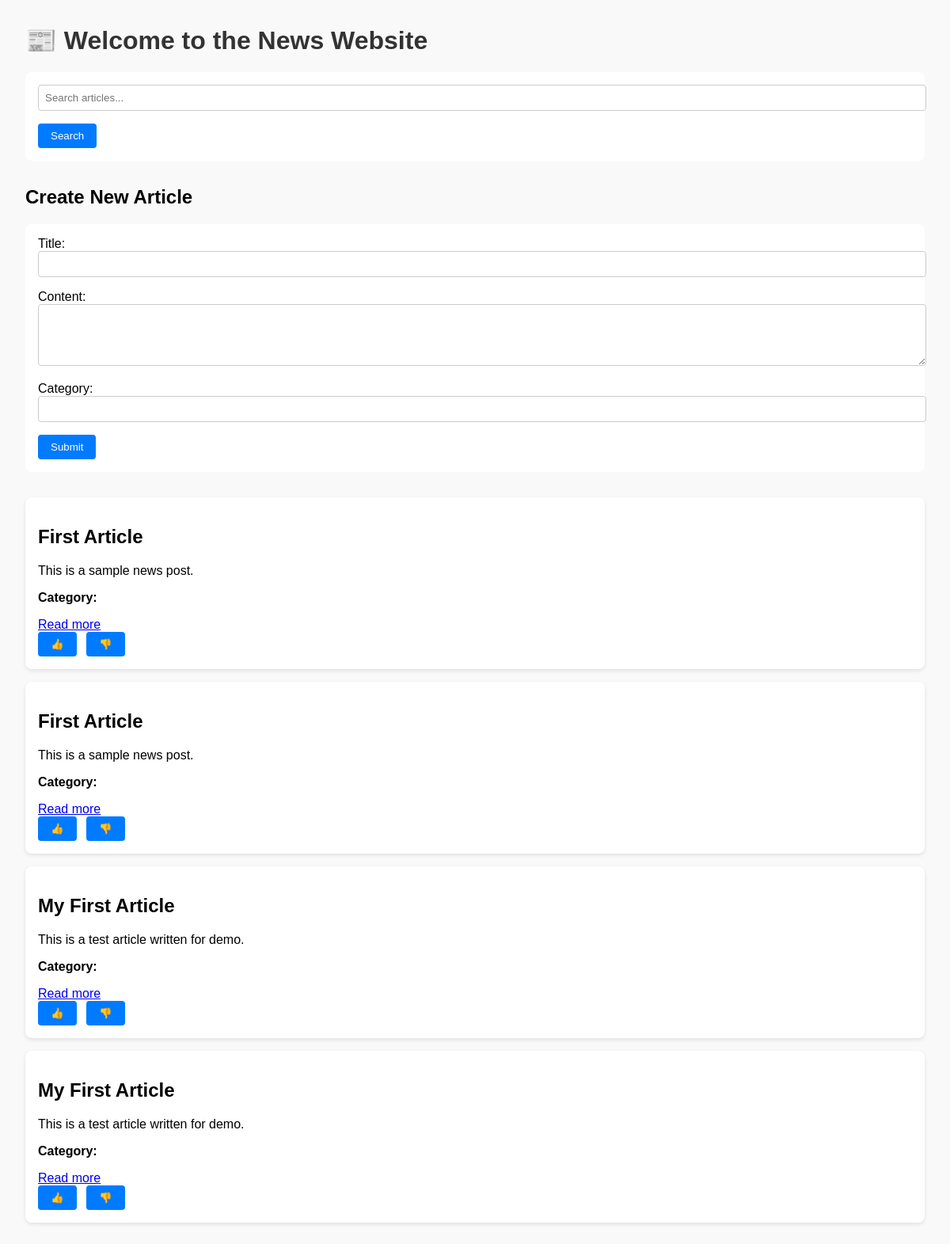
The page / on the database its author committed.
### app/models.py (models this page shows)
class Article(Base):
    __tablename__ = "articles"
    id = Column(Integer, primary_key=True, index=True)
    title = Column(String, index=True)
    content = Column(String)

### app/routers/articles.py (the view)
@router.get("/", response_class=HTMLResponse)
def home(request: Request, db: Session = Depends(get_db)):
    articles = crud.get_articles(db)  # Fetch all articles from database
    return templates.TemplateResponse("index.html", {"request": request, "articles": articles})

### app/template/index.html (shortened to what this page needs)
<!DOCTYPE html>
<html lang="en">
<head>
</head>
<body>
    <h1>📰 Welcome to the News Website</h1>
    <form action="/articles/search" method="get">
        <input type="text" name="query" placeholder="Search articles..." />
        <button type="submit">Search</button>
    </form>
    <h2>Create New Article</h2>
    <form id="articleForm" action="/articles" method="post">
        <label for="title">Title:</label>
        <input type="text" name="title" id="title" required>
        <label for="content">Content:</label>
        <textarea name="content" id="content" rows="4" required></textarea>
        <label for="category">Category:</label>
        <input type="text" name="category" id="category">
        <input type="submit" value="Submit">
    </form>
    <div>
        {% for article in articles %}
        <div class="article">
            <h2>{{ article.title }}</h2>
            <p>{{ article.content }}</p>
            <p><strong>Category:</strong> {{ article.category }}</p>
            <a href="/articles/{{ article.id }}">Read more</a>
            <div class="reactions" id="reactions-{{ article.id }}">
                <button onclick="react({{ article.id }}, 'like')">👍 <span id="like-{{ article.id }}">{{ article.likes }}</span></button>
                <button onclick="react({{ article.id }}, 'dislike')">👎 <span id="dislike-{{ article.id }}">{{ article.dislikes }}</span></button>
            </div>
        </div>
        {% endfor %}
    </div>
</body>
</html>

### app/template/index.html (style rules this page uses)
body { font-family: Arial, sans-serif; margin: 2rem; background: #f9f9f9; }
.article { background: #fff; padding: 1rem; margin-bottom: 1rem; border-radius: 8px; box-shadow: 0 2px 5px rgba(0,0,0,0.1); }
h1 { color: #333; }
.reactions button { margin-right: 0.5rem; cursor: pointer; }
form { margin-bottom: 2rem; background: #fff; padding: 1rem; border-radius: 8px; }
input[type="text"], textarea { width: 100%; padding: 0.5rem; margin-bottom: 1rem; border-radius: 4px; border: 1px solid #ccc; }
button, input[type="submit"] { padding: 0.5rem 1rem; border: none; background: #007bff; color: white; border-radius: 4px; cursor: pointer; }

### rows shown on the page
Article: title "First Article", content "This is a sample news post."
Article: title "First Article", content "This is a sample news post."
Article: title "My First Article", content "This is a test article written for demo."
Article: title "My First Article", content "This is a test article written for demo."
